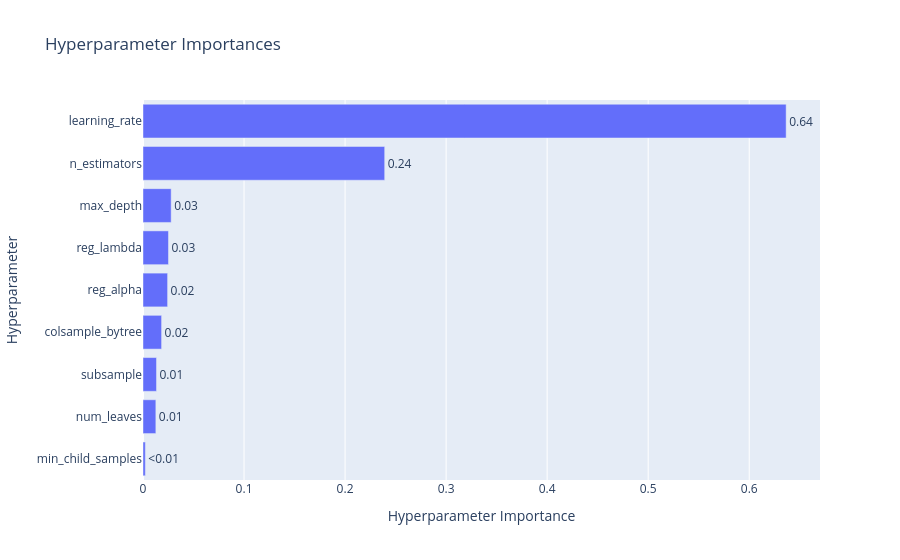

Notebook source saved alongside this figure:
### Code cell
optuna.visualization.plot_param_importances(study)

### Figure 1 — Plotly figure (JSON) as saved in the notebook; plotly's stock layout.template omitted (floating-point values rounded to 4 significant figures)
{"data": [{"cliponaxis": false, "hovertemplate": ["min_child_samples (IntDistribution): 0.0023115145203913626<extra></extra>", "num_leaves (IntDistribution): 0.012722856266324927<extra></extra>", "subsample (FloatDistribution): 0.01337125695758298<extra></extra>", "colsample_bytree (FloatDistribution): 0.01839976697506088<extra></extra>", "reg_alpha (FloatDistribution): 0.024343583936535847<extra></extra>", "reg_lambda (FloatDistribution): 0.02521171588622096<extra></extra>", "max_depth (IntDistribution): 0.027875206544472005<extra></extra>", "n_estimators (IntDistribution): 0.23921412138978915<extra></extra>", "learning_rate (FloatDistribution): 0.6365499775236219<extra></extra>"], "name": "Objective Value", "orientation": "h", "text": ["<0.01", "0.01", "0.01", "0.02", "0.02", "0.03", "0.03", "0.24", "0.64"], "textposition": "outside", "type": "bar", "x": [0.002312, 0.01272, 0.01337, 0.0184, 0.02434, 0.02521, 0.02788, 0.2392, 0.6365], "y": ["min_child_samples", "num_leaves", "subsample", "colsample_bytree", "reg_alpha", "reg_lambda", "max_depth", "n_estimators", "learning_rate"]}], "layout": {"title": {"text": "Hyperparameter Importances"}, "xaxis": {"title": {"text": "Hyperparameter Importance"}}, "yaxis": {"title": {"text": "Hyperparameter"}}}}
